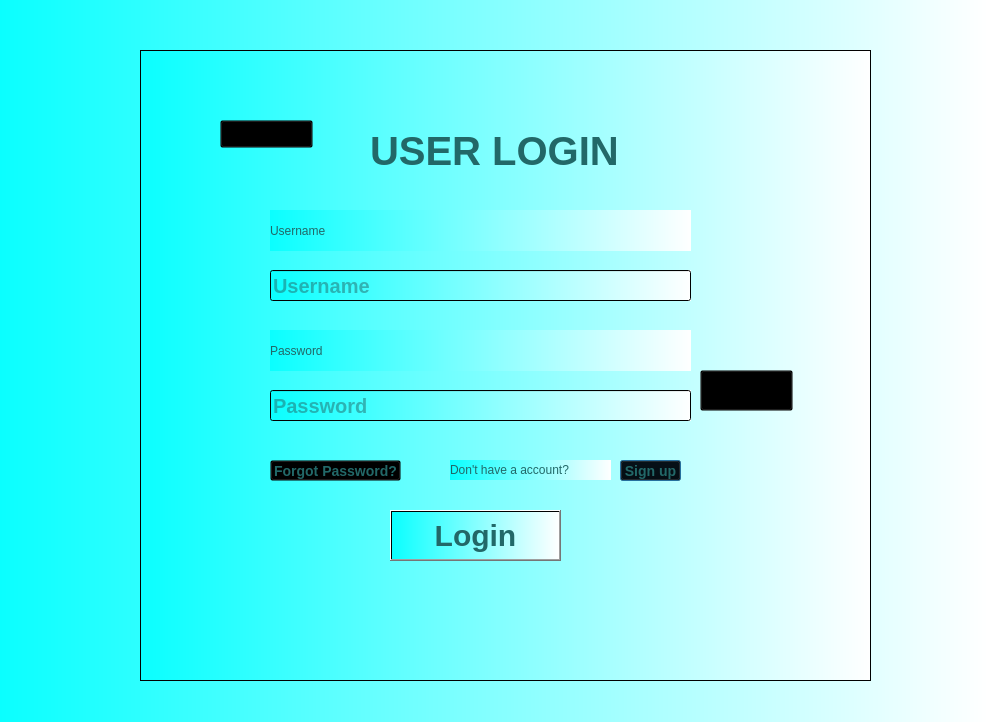
<?xml version="1.0" encoding="UTF-8"?>
<ui version="4.0">
 <class>Dialog</class>
 <widget class="QDialog" name="Dialog">
  <property name="geometry">
   <rect>
    <x>0</x>
    <y>0</y>
    <width>986</width>
    <height>722</height>
   </rect>
  </property>
  <property name="windowTitle">
   <string>Dialog</string>
  </property>
  <property name="styleSheet">
   <string notr="true">background-color: qlineargradient(spread:reflect, x1:0, y1:0, x2:1, y2:0, stop:0 rgba(10, 255, 255, 255), stop:1 rgba(255, 255, 255, 255));</string>
  </property>
  <widget class="QFrame" name="frame">
   <property name="geometry">
    <rect>
     <x>140</x>
     <y>50</y>
     <width>731</width>
     <height>631</height>
    </rect>
   </property>
   <property name="styleSheet">
    <string notr="true">color: rgb(34, 104, 104);
background-color: qlineargradient(spread:reflect, x1:0, y1:0, x2:1, y2:0, stop:0 rgba(10, 255, 255, 255), stop:1 rgba(255, 255, 255, 255));</string>
   </property>
   <property name="frameShape">
    <enum>QFrame::StyledPanel</enum>
   </property>
   <property name="frameShadow">
    <enum>QFrame::Raised</enum>
   </property>
   <widget class="QLabel" name="label">
    <property name="geometry">
     <rect>
      <x>230</x>
      <y>70</y>
      <width>281</width>
      <height>61</height>
     </rect>
    </property>
    <property name="font">
     <font>
      <pointsize>-1</pointsize>
      <weight>75</weight>
      <bold>true</bold>
     </font>
    </property>
    <property name="styleSheet">
     <string notr="true">QLabel
{
background:transparent;
font-weight: bold;
font-size:40px;
}</string>
    </property>
    <property name="text">
     <string>USER LOGIN </string>
    </property>
   </widget>
   <widget class="QPushButton" name="signup">
    <property name="geometry">
     <rect>
      <x>480</x>
      <y>410</y>
      <width>61</width>
      <height>21</height>
     </rect>
    </property>
    <property name="styleSheet">
     <string notr="true">QPushButton
{
font-size:14px;
font-weight: bold;
background:transparent;
}
QPushButton:hover
{
color:#333;
border-radius:15px;
background:#49ebff;
}</string>
    </property>
    <property name="text">
     <string>Sign up</string>
    </property>
   </widget>
   <widget class="QLabel" name="label_3">
    <property name="geometry">
     <rect>
      <x>130</x>
      <y>280</y>
      <width>421</width>
      <height>41</height>
     </rect>
    </property>
    <property name="styleSheet">
     <string notr="true">QLabel{
font-weight: bold;
font-size: 30px;
};</string>
    </property>
    <property name="text">
     <string>Password</string>
    </property>
   </widget>
   <widget class="QLabel" name="label_4">
    <property name="geometry">
     <rect>
      <x>310</x>
      <y>410</y>
      <width>161</width>
      <height>20</height>
     </rect>
    </property>
    <property name="styleSheet">
     <string notr="true">QLabel{
font-weight: bold;
font-size: 14px;
};</string>
    </property>
    <property name="text">
     <string>Don't have a account?</string>
    </property>
   </widget>
   <widget class="QPushButton" name="forgotpwdbutton">
    <property name="geometry">
     <rect>
      <x>130</x>
      <y>410</y>
      <width>131</width>
      <height>21</height>
     </rect>
    </property>
    <property name="styleSheet">
     <string notr="true">QPushButton
{
font-size:14px;
font-weight: bold;
background:transparent;
}
QPushButton:hover
{
color:#333;
border-radius:15px;
}

</string>
    </property>
    <property name="text">
     <string>Forgot Password?</string>
    </property>
   </widget>
   <widget class="QLabel" name="label_2">
    <property name="geometry">
     <rect>
      <x>130</x>
      <y>160</y>
      <width>421</width>
      <height>41</height>
     </rect>
    </property>
    <property name="styleSheet">
     <string notr="true">QLabel{
font-weight: bold;
font-size: 30px;
};</string>
    </property>
    <property name="text">
     <string>Username</string>
    </property>
   </widget>
   <widget class="QLineEdit" name="username">
    <property name="geometry">
     <rect>
      <x>130</x>
      <y>220</y>
      <width>421</width>
      <height>31</height>
     </rect>
    </property>
    <property name="styleSheet">
     <string notr="true">font-size:20px;
font-weight:bold;</string>
    </property>
    <property name="text">
     <string/>
    </property>
    <property name="maxLength">
     <number>15</number>
    </property>
    <property name="placeholderText">
     <string>Username</string>
    </property>
   </widget>
   <widget class="QLineEdit" name="password">
    <property name="geometry">
     <rect>
      <x>130</x>
      <y>340</y>
      <width>421</width>
      <height>31</height>
     </rect>
    </property>
    <property name="styleSheet">
     <string notr="true">font-size:20px;
font-weight:bold;</string>
    </property>
    <property name="text">
     <string/>
    </property>
    <property name="maxLength">
     <number>15</number>
    </property>
    <property name="echoMode">
     <enum>QLineEdit::Password</enum>
    </property>
    <property name="placeholderText">
     <string>Password</string>
    </property>
   </widget>
   <widget class="QPushButton" name="hideshowbtn">
    <property name="geometry">
     <rect>
      <x>560</x>
      <y>320</y>
      <width>93</width>
      <height>41</height>
     </rect>
    </property>
    <property name="styleSheet">
     <string notr="true">QPushButton
{
font-size:14px;
color:white;
background:transparent;
}</string>
    </property>
    <property name="text">
     <string/>
    </property>
    <property name="icon">
     <iconset>
      <normaloff>:/icons/eye-off.svg</normaloff>:/icons/eye-off.svg</iconset>
    </property>
    <property name="iconSize">
     <size>
      <width>32</width>
      <height>32</height>
     </size>
    </property>
   </widget>
   <widget class="QPushButton" name="homebtn">
    <property name="geometry">
     <rect>
      <x>80</x>
      <y>70</y>
      <width>93</width>
      <height>28</height>
     </rect>
    </property>
    <property name="styleSheet">
     <string notr="true">QPushButton
{
font-size:14px;
color:white;
background:transparent;
}</string>
    </property>
    <property name="text">
     <string/>
    </property>
    <property name="icon">
     <iconset>
      <normaloff>../Passport Automation System/icons/arrow-left.svg</normaloff>../Passport Automation System/icons/arrow-left.svg</iconset>
    </property>
    <property name="iconSize">
     <size>
      <width>32</width>
      <height>32</height>
     </size>
    </property>
   </widget>
   <widget class="QPushButton" name="user_login">
    <property name="geometry">
     <rect>
      <x>250</x>
      <y>460</y>
      <width>171</width>
      <height>51</height>
     </rect>
    </property>
    <property name="styleSheet">
     <string notr="true">font-size:30px;
font-weight:bold;</string>
    </property>
    <property name="text">
     <string>Login</string>
    </property>
   </widget>
  </widget>
 </widget>
 <resources>
  <include location="pass.qrc.txt"/>
 </resources>
 <connections/>
</ui>
